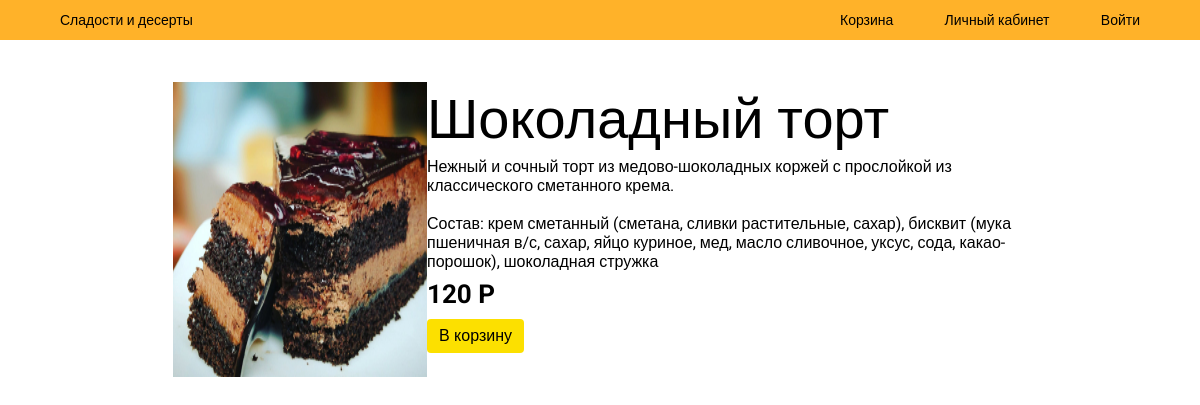
Page /product/1 on the committed database.
### catalogue/models.py (models this page shows, shortened)
class Product(models.Model):
    pr_name = models.CharField(max_length=50)
    desc = models.TextField(blank=True, null=True)
    ingreds = models.TextField()
    img = models.ImageField(upload_to='products', default="", blank=True, null=True)
    pr_cost = models.PositiveSmallIntegerField()
    pr_price = models.PositiveSmallIntegerField()
    pr_left = models.PositiveSmallIntegerField()

### catalogue/views.py (the view)
# urls.py: path('product/<int:product_id>', views.product, name='product'),
def product(request, product_id):
    product_amount = None
    product_item = get_object_or_404(Product, pk=product_id)
    if str(product_id) in request.session.keys():
        product_amount = request.session[str(product_id)]
    context = {
        'product': product_item,
        'product_amount': product_amount
    }
    return render(request, 'catalogue/product.html', context)

### catalogue/templates/catalogue/product.html (shortened to what this page needs)
{% load static %}
<!DOCTYPE html>
<html>
<head>
	<link rel="stylesheet" href="{% static 'catalogue/style.css' %}">
</head>
<body>
    <header class="flex space-between caption align-items-center" id="hdr">
		<a href="{% url 'catalogue:index' %}" id="logo" >Сладости и десерты</a>
		<nav class="flex space-between" style="margin-right: 60px;">
			<a href="{% url 'basket:basket' %}" class="navLink">Корзина</a>
			<a href="{% url 'userProfile:userProfile' %}" class="navLink">Личный кабинет</a>
			{% if user.is_authenticated %} <p> {{ user.first_name }} {{ user.last_name }} </p>
            {% else %} <a href="{% url 'login' %}" class="navLink">Войти</a>
            {% endif %}
		</nav>
	</header>
    <div class="flex justify-content" style="margin-top: 42px">
        {% if product.img %}
        <img src="{{ product.img.url }}" alt="" class="">
        {% endif %}
        <div style="width: 50%">
            <a href=""><p class="pr_name headline">{{ product.pr_name }}</p></a>
            <p class="usual_text">{{ product.desc }}</p>
            <br>
            <p class="usual_text">Состав: {{ product.ingreds }}</p>
            <p class="pr_price title">{{ product.pr_price }} P</p>
            <button onclick="add_new_amount({{ product.id }})"
                    class="primary_button"
                    id="pr_{{ product.id }}"
                    style="margin: 8px 0 24px;">
                В корзину
            </button>
        </div>
    </div>
</body>
</html>

### catalogue/static/catalogue/style.css (style rules this page uses)
body { margin: 0; font-family: 'Roboto', sans-serif; }
header { height: 40px; background-color: #ffb229; }
nav { width: 300px; }
p, hr { margin: 0; }
a { color: black; text-decoration: none; }
button { font-size: 16px; }
.flex { display: flex; }
.space-between { justify-content: space-between; }
.align-items-center { align-items: center; }
.justify-content { justify-content: center; }
.headline { font-size: 56px; line-height: 75px; margin: 0; }
.caption { font-size: 14px; line-height: 16px; }
.title { font-weight: 700; font-size: 26px; }
.usual_text { font-size: 16px; }
.pr_price { margin-top: 8px; margin-right: 8px; margin-bottom: 2px; }
.primary_button { background: #fce000; padding: 8px 12px; width: auto; border: 0; border-radius: 4px; cursor: pointer; }
#logo { margin-left: 60px; }

### rows in the picture
Product: img (picture), pr_name "Шоколадный торт", desc "Нежный и сочный торт из медово-шоколадных коржей с прослойкой из классического сметанного крема.", ingreds "крем сметанный (сметана, сливки растительные, сахар), бисквит (мука пшеничная в/с, сахар, яйцо куриное, мед, масло сливочное, уксус, сода, какао-порошок), шоколадная стружка", pr_price "120"
